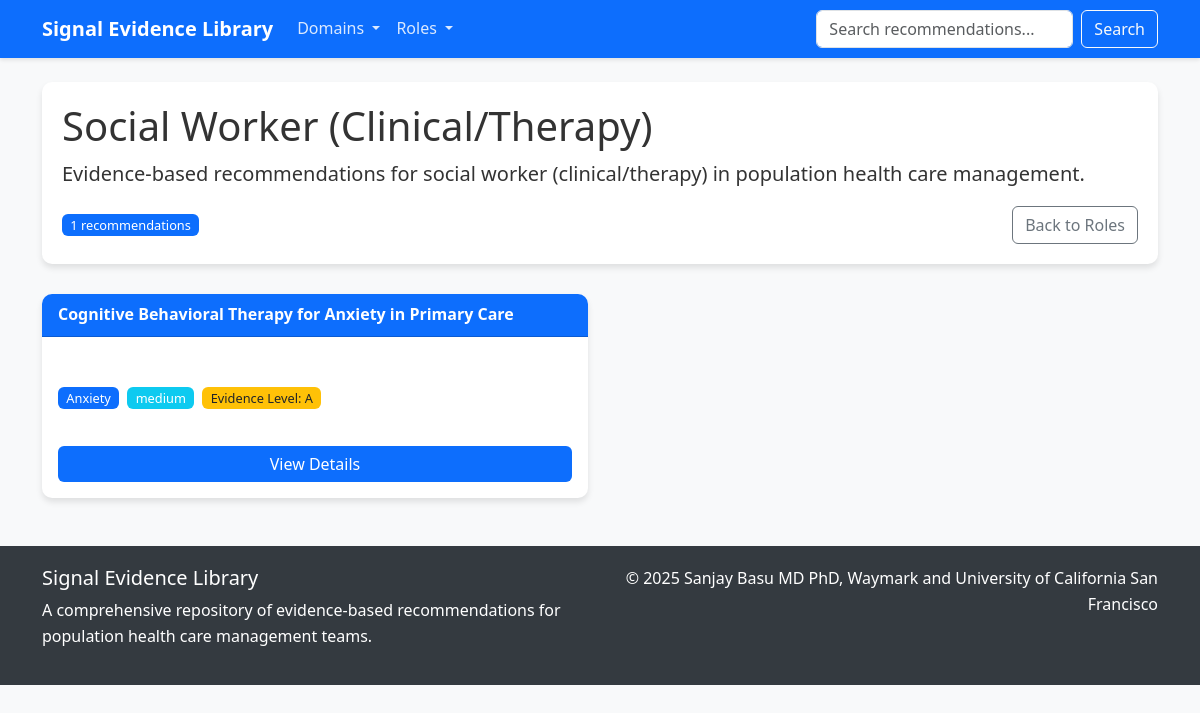
The page /role/social_worker_clinical on the database as committed earlier.
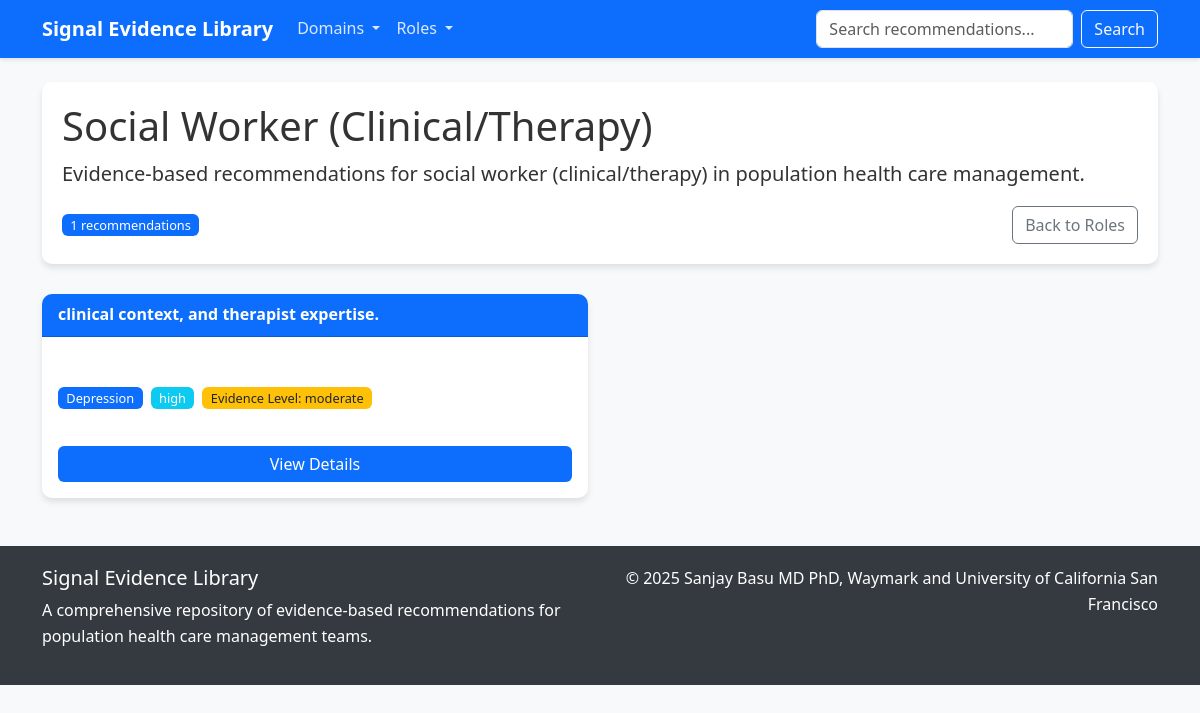
The same page on the database as committed later.
### src/db/models.py (models this page shows)
class Role(db.Model):
    __tablename__ = 'roles'
    id = Column(String(50), primary_key=True)
    name = Column(String(100), nullable=False)
    description = Column(Text, nullable=True)
    recommendations = relationship("Recommendation", secondary="recommendation_role", back_populates="roles")
    def to_dict(self) -> Dict:
        return {
            "id": self.id,
            "name": self.name,
            "description": self.description
        }

class Recommendation(db.Model):
    __tablename__ = 'recommendations'
    id = Column(String(100), primary_key=True)
    title = Column(String(255), nullable=False)
    domain_id = Column(String(50), ForeignKey('domains.id'), nullable=False)
    recommendation_text = Column(Text, nullable=False)
    rationale = Column(Text, nullable=True)
    expected_outcome = Column(Text, nullable=True)
    implementation_notes = Column(Text, nullable=True)
    priority_level = Column(String(20), nullable=True)
    evidence_level = Column(String(20), nullable=True)
    last_updated = Column(String(20), nullable=True)
    version = Column(String(10), nullable=True)
    domain = relationship("Domain", back_populates="recommendations")
    roles = relationship("Role", secondary="recommendation_role", back_populates="recommendations")
    citations = relationship("Citation", back_populates="recommendation", cascade="all, delete-orphan")
    def to_dict(self) -> Dict:
        return {
            "id": self.id,
            "title": self.title,
            "domain": self.domain.to_dict() if self.domain else None,
            "roles": [role.to_dict() for role in self.roles],
            "recommendation": self.recommendation_text,
            "rationale": self.rationale,
            "expected_outcome": self.expected_outcome,
            "implementation_notes": self.implementation_notes,
            "priority_level": self.priority_level,
            "evidence_level": self.evidence_level,
            "last_updated": self.last_updated,
            "version": self.version,
            "citations": [citation.to_dict() for citation in self.citations]
        }

class Domain(db.Model):
    __tablename__ = 'domains'
    id = Column(String(50), primary_key=True)
    name = Column(String(100), nullable=False)
    description = Column(Text, nullable=True)
    recommendations = relationship("Recommendation", back_populates="domain")
    def to_dict(self) -> Dict:
        return {
            "id": self.id,
            "name": self.name,
            "description": self.description
        }

### src/main.py (the view)
@app.route('/role/<role_id>')
def role(role_id):
    domains = db_manager.get_all_domains()
    roles = db_manager.get_all_roles()
    role = db_manager.get_role_by_id(role_id)
    if not role:
        return redirect(url_for('index'))
    page = int(request.args.get('page', 1))
    result = db_manager.get_all_recommendations(role_id=role_id, page=page)
    recommendations = result['recommendations']
    pagination = result['pagination']
    return render_template('role.html',
                          role=role,
                          recommendations=recommendations,
                          pagination=pagination,
                          domains=domains,
                          roles=roles)

### src/db/crud.py (called while the page is built)
    def get_session(self) -> Session:
        return self.SessionLocal()

    def get_all_domains(self) -> List[Dict[str, Any]]:
        session = self.get_session()
        try:
            domains = session.query(Domain).all()
            result = []
            for domain in domains:
                domain_dict = domain.to_dict()
                count = session.query(func.count(Recommendation.id)).filter(
                    Recommendation.domain_id == domain.id
                ).scalar()
                domain_dict['recommendation_count'] = count
                result.append(domain_dict)
            return result
        finally:
            session.close()

    def get_all_roles(self) -> List[Dict[str, Any]]:
        session = self.get_session()
        try:
            roles = session.query(Role).all()
            result = []
            for role in roles:
                role_dict = role.to_dict()
                count = session.query(func.count(Recommendation.id)).join(
                    Recommendation.roles
                ).filter(Role.id == role.id).scalar()
                role_dict['recommendation_count'] = count
                result.append(role_dict)
            return result
        finally:
            session.close()

    def get_role_by_id(self, role_id: str) -> Optional[Dict[str, Any]]:
        session = self.get_session()
        try:
            role = session.query(Role).filter(Role.id == role_id).first()
            return role.to_dict() if role else None
        finally:
            session.close()

### src/db/models.py (called while the page is built)
    def to_dict(self) -> Dict:
        return {
            "id": self.id,
            "authors": self.authors,
            "title": self.title,
            "journal": self.journal,
            "year": self.year,
            "doi": self.doi,
            "url": self.url
        }

### src/templates/role.html (shortened to what this page needs)
<!DOCTYPE html>
<html lang="en">
<head>
    <link href="https://cdn.jsdelivr.net/npm/bootstrap@5.3.0-alpha1/dist/css/bootstrap.min.css" rel="stylesheet">
</head>
<body>
    <nav class="navbar navbar-expand-lg navbar-dark mb-4">
        <div class="container">
            <a class="navbar-brand" href="/">Signal Evidence Library</a>
            <div class="collapse navbar-collapse" id="navbarNav">
                <ul class="navbar-nav me-auto">
                    <li class="nav-item dropdown">
                        <a class="nav-link dropdown-toggle" href="#" id="domainsDropdown" role="button" data-bs-toggle="dropdown" aria-expanded="false">
                            Domains
                        </a>
                    </li>
                    <li class="nav-item dropdown">
                        <a class="nav-link dropdown-toggle" href="#" id="rolesDropdown" role="button" data-bs-toggle="dropdown" aria-expanded="false">
                            Roles
                        </a>
                    </li>
                </ul>
                <form class="d-flex" action="/search" method="get">
                    <input class="form-control me-2" type="search" name="query" placeholder="Search recommendations..." aria-label="Search">
                    <button class="btn btn-outline-light" type="submit">Search</button>
                </form>
            </div>
        </div>
    </nav>
    <div class="container">
        <div class="role-header">
            <h1>{{ role.name }}</h1>
            <p class="lead">Evidence-based recommendations for {{ role.name | lower }} in population health care management.</p>
            <div class="d-flex justify-content-between align-items-center">
                <span class="badge bg-primary">{{ pagination.total }} recommendations</span>
                <div class="btn-group">
                    <a href="/" class="btn btn-outline-secondary">Back to Roles</a>
                </div>
            </div>
        </div>
        <div class="row row-cols-1 row-cols-md-2 g-4">
            {% for recommendation in recommendations %}
            <div class="col">
                <div class="card recommendation-card h-100">
                    <div class="card-header">{{ recommendation.title }}</div>
                    <div class="card-body">
                        <div class="mt-3 mb-3">
                            <span class="badge bg-primary me-1">{{ recommendation.domain.name }}</span>
                            <span class="badge bg-info me-1">{{ recommendation.priority_level }}</span>
                            <span class="badge bg-warning text-dark">Evidence Level: {{ recommendation.evidence_level }}</span>
                        </div>
                        <a href="/document/{{ recommendation.id }}" class="btn btn-primary mt-auto">View Details</a>
                    </div>
                </div>
            </div>
            {% endfor %}
        </div>
    </div>
    <footer class="mt-5">
        <div class="container">
            <div class="row">
                <div class="col-md-6">
                    <h5>Signal Evidence Library</h5>
                    <p>A comprehensive repository of evidence-based recommendations for population health care management teams.</p>
                </div>
                <div class="col-md-6 text-md-end">
                    <p>© 2025 Sanjay Basu MD PhD, Waymark and University of California San Francisco</p>
                </div>
            </div>
        </div>
    </footer>
</body>
</html>

### src/templates/role.html (style rules this page uses)
body { font-family: 'Segoe UI', Tahoma, Geneva, Verdana, sans-serif; line-height: 1.6; color: #333; background-color: #f8f9fa; }
.navbar { background-color: #0d6efd; box-shadow: 0 2px 4px rgba(0,0,0,0.1); }
.navbar-brand { font-weight: bold; color: white !important; }
.nav-link { color: rgba(255,255,255,0.85) !important; }
.card { border: none; border-radius: 10px; box-shadow: 0 4px 6px rgba(0,0,0,0.1); transition: transform 0.3s ease; margin-bottom: 20px; }
.card-header { background-color: #0d6efd; color: white; border-radius: 10px 10px 0 0 !important; font-weight: bold; }
.btn-primary { background-color: #0d6efd; border: none; }
.badge { font-size: 0.8rem; font-weight: normal; }
.recommendation-card { height: 100%; }
.recommendation-card .card-body { display: flex; flex-direction: column; }
.recommendation-card .btn { margin-top: auto; }
.role-header { background-color: white; border-radius: 10px; box-shadow: 0 4px 6px rgba(0,0,0,0.1); padding: 20px; margin-bottom: 30px; }
footer { background-color: #343a40; color: white; padding: 20px 0; margin-top: 50px; }

Rows that differ between the two databases and show on the page:
removed Recommendation: title "Cognitive Behavioral Therapy for Anxiety in Primary Care", domain.name "Anxiety", priority_level "medium", evidence_level "A"
added Recommendation: title "clinical context, and therapist expertise.", domain.name "Depression", priority_level "high", evidence_level "moderate"
